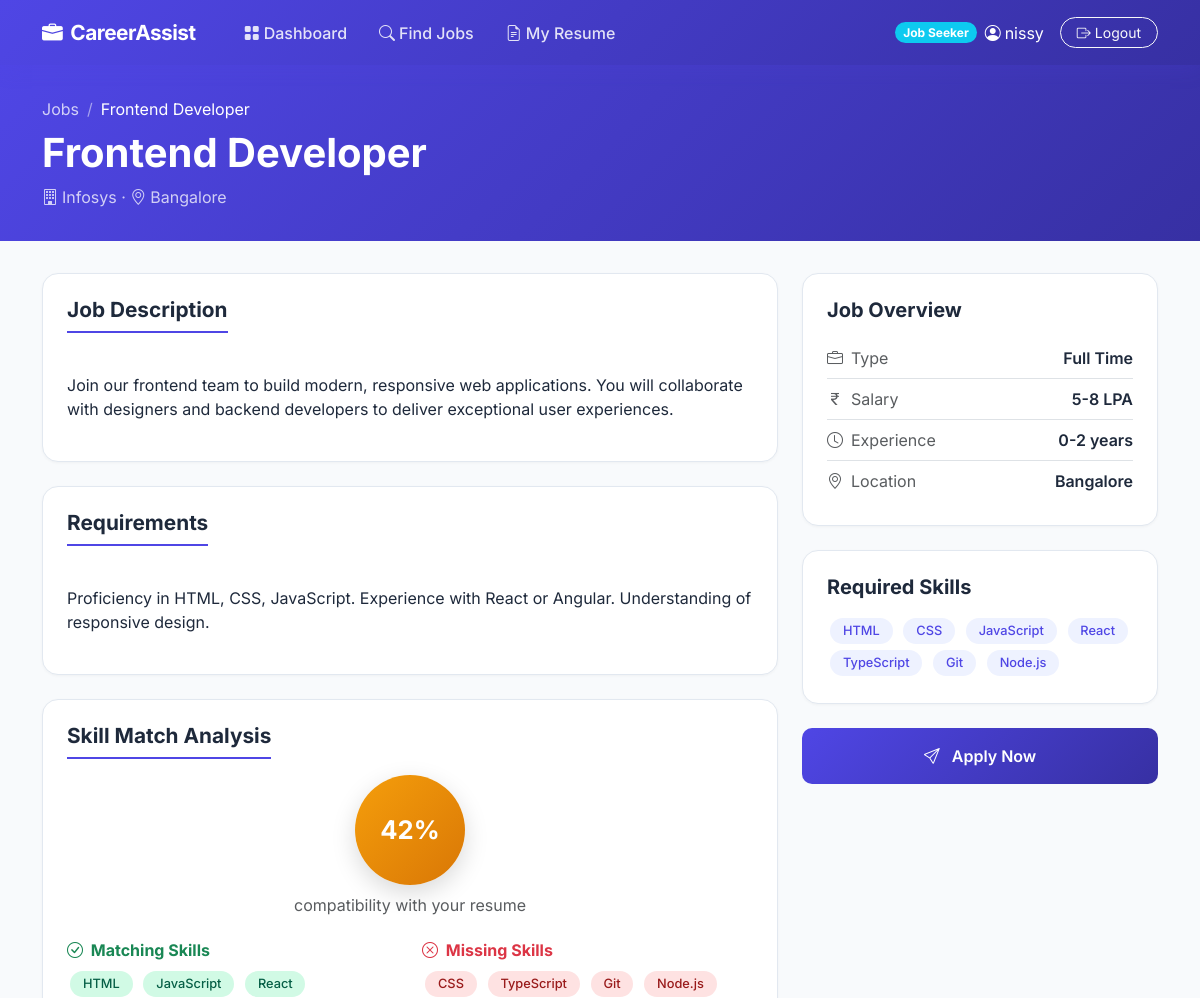
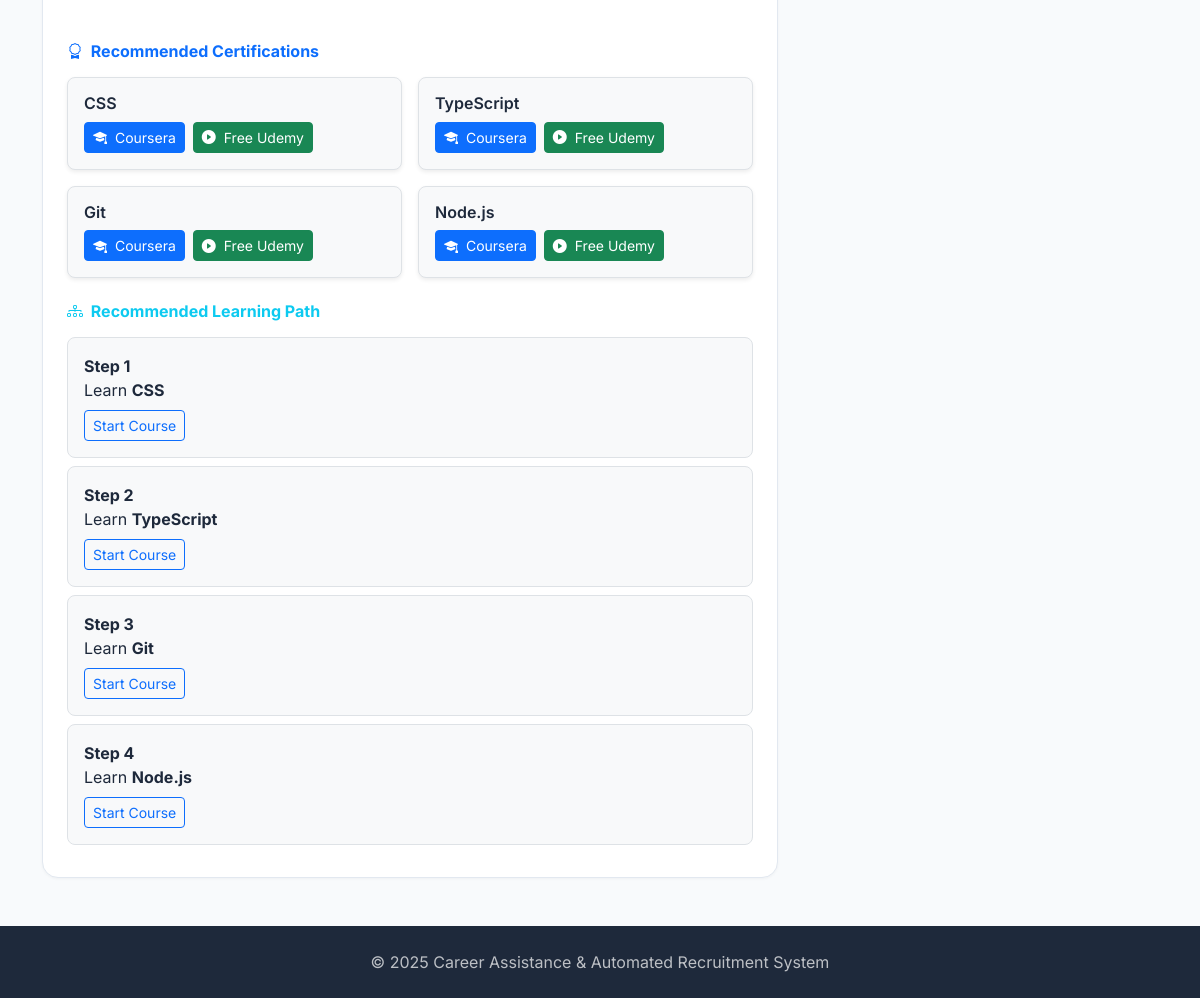
The app's page /jobs/2/ (signed in) with its own data (2 pictures, top to bottom).
### accounts/models.py (models this page shows, shortened)
class Profile(models.Model):
    ROLE_CHOICES = [("jobseeker", "Job Seeker"), ("recruiter", "Recruiter")]
    user = models.OneToOneField(User, on_delete=models.CASCADE, related_name="profile")
    role = models.CharField(max_length=20, choices=ROLE_CHOICES, default="jobseeker")
    phone = models.CharField(max_length=15, blank=True)
    skills = models.TextField(blank=True, help_text="Comma-separated skills")
    experience_years = models.IntegerField(default=0)
    created_at = models.DateTimeField(auto_now_add=True)

### jobs/models.py (models this page shows, shortened)
class Job(models.Model):
    JOB_TYPES = [("full-time", "Full Time"), ("part-time", "Part Time"),
                 ("contract", "Contract"), ("internship", "Internship"), ("remote", "Remote")]
    title = models.CharField(max_length=200)
    company = models.CharField(max_length=200)
    location = models.CharField(max_length=200)
    salary = models.CharField(max_length=100, blank=True)
    job_type = models.CharField(max_length=20, choices=JOB_TYPES, default="full-time")
    experience = models.CharField(max_length=50, blank=True)
    description = models.TextField()
    requirements = models.TextField(blank=True)
    skills = models.TextField(help_text="Comma-separated skills")
    posted_by = models.ForeignKey(User, on_delete=models.SET_NULL, null=True, blank=True)
    created_at = models.DateTimeField(auto_now_add=True)
    is_active = models.BooleanField(default=True)
    def get_skills_list(self):
        if not self.skills:
            return []
        return [s.strip() for s in self.skills.split(",") if s.strip()]

### jobs/views.py (the view)
    def wrapper(request, *args, **kwargs):
        if hasattr(request.user, "profile") and request.user.profile.role == "recruiter":
            messages.error(request, "This feature is for job seekers only.")
            return redirect("recruiter_dashboard")
        return view_func(request, *args, **kwargs)

### jobs/views.py (called while the page is built)
def generate_learning_path(missing_skills):
    sorted_skills = sorted(
        missing_skills,
        key=lambda s: SKILL_LEVELS.get(s.lower(), 2)
    )
    learning_path = []
    for i, skill in enumerate(sorted_skills):
        learning_path.append({
            "step": i + 1,
            "skill": skill,
            "course": f"https://www.coursera.org/search?query={skill}"
        })
    return learning_path

def jobseeker_required(view_func):
    def wrapper(request, *args, **kwargs):
        if hasattr(request.user, "profile") and request.user.profile.role == "recruiter":
            messages.error(request, "This feature is for job seekers only.")
            return redirect("recruiter_dashboard")
        return view_func(request, *args, **kwargs)
    wrapper.__name__ = view_func.__name__
    return login_required(wrapper)

### resumes/models.py (called while the page is built)
    def get_detected_skills(self):
        if not self.detected_skills:
            return []
        return [s.strip() for s in self.detected_skills.split(",") if s.strip()]

### templates/jobs/job_detail.html (shortened to what this page needs)
{% extends "base.html" %}
{% block content %}
<div class="page-header">
<div class="container">
<nav aria-label="breadcrumb">
<ol class="breadcrumb mb-2" style="--bs-breadcrumb-divider-color:rgba(255,255,255,0.5)">
<li class="breadcrumb-item">
<a href="{% url 'job_list' %}" class="text-white text-decoration-none opacity-75">
Jobs
</a>
</li>
<li class="breadcrumb-item active text-white">
{{ job.title }}
</li>
</ol>
</nav>
<h1>{{ job.title }}</h1>
<p class="mb-0 opacity-75">
<i class="bi bi-building me-1"></i>{{ job.company }}
·
<i class="bi bi-geo-alt me-1"></i>{{ job.location }}
</p>
</div>
</div>
<div class="container">
<div class="row g-4">
<div class="col-lg-8">
<div class="card-modern p-4 mb-4">
<h5 class="section-title">Job Description</h5>
<p style="white-space:pre-line">
{{ job.description }}
</p>
</div>
{% if job.requirements %}
<div class="card-modern p-4 mb-4">
<h5 class="section-title">Requirements</h5>
<p style="white-space:pre-line">
{{ job.requirements }}
</p>
</div>
{% endif %}
<div class="card-modern p-4">
<h5 class="section-title">Skill Match Analysis</h5>
<div class="text-center mb-4">
<div class="score-circle mx-auto
{% if match_pct >= 70 %}score-high
{% elif match_pct >= 40 %}score-mid
{% else %}score-low
{% endif %}"
style="width:110px;height:110px;font-size:1.6rem">
{{ match_pct }}%
</div>
<p class="text-muted mt-2">
compatibility with your resume
</p>
</div>
<div class="row">
<div class="col-md-6 mb-3">
<h6 class="fw-bold text-success">
<i class="bi bi-check-circle me-1"></i>
Matching Skills
</h6>
{% for s in matching_skills %}
<span class="badge badge-skill badge-match">{{ s }}</span>
{% empty %}
<span class="text-muted">None</span>
{% endfor %}
</div>
<div class="col-md-6 mb-3">
<h6 class="fw-bold text-danger">
<i class="bi bi-x-circle me-1"></i>
Missing Skills
</h6>
{% for s in missing_skills %}
<span class="badge badge-skill badge-miss">{{ s }}</span>
{% empty %}
<span class="text-muted">None</span>
{% endfor %}
</div>
</div>
{% if certifications %}
<div class="mt-4">
<h6 class="fw-bold text-primary mb-3">
<i class="bi bi-award me-1"></i>
Recommended Certifications
</h6>
<div class="row g-3">
{% for cert in certifications %}
<div class="col-md-6">
<div class="p-3 border rounded-3 shadow-sm bg-light h-100">
<h6 class="fw-semibold mb-2">{{ cert.skill }}</h6>
<div class="d-flex gap-2">
<a href="{{ cert.coursera }}"
target="_blank"
class="btn btn-sm btn-primary">
<i class="bi bi-mortarboard-fill me-1"></i>
Coursera
</a>
<a href="{{ cert.udemy }}"
target="_blank"
class="btn btn-sm btn-success">
<i class="bi bi-play-circle-fill me-1"></i>
Free Udemy
</a>
</div>
</div>
</div>
{% endfor %}
</div>
</div>
{% endif %}
{% if learning_path %}
<div class="mt-4">
<h6 class="fw-bold text-info mb-3">
<i class="bi bi-diagram-3 me-1"></i>
Recommended Learning Path
</h6>
{% for item in learning_path %}
<div class="p-3 border rounded-3 mb-2 bg-light">
<strong>Step {{ item.step }}</strong>
<br>
Learn <b>{{ item.skill }}</b>
<br>
<a href="{{ item.course }}" target="_blank" class="btn btn-sm btn-outline-primary mt-2">
Start Course
</a>
</div>
{% endfor %}
</div>
{% endif %}
</div>
</div>
<div class="col-lg-4">
<div class="card-modern p-4 mb-4">
<h5 class="fw-bold mb-3">
Job Overview
</h5>
<div class="py-2 border-bottom d-flex justify-content-between">
<span class="text-muted">
<i class="bi bi-briefcase me-2"></i>Type
</span>
<span class="fw-semibold">
{{ job.get_job_type_display }}
</span>
</div>
{% if job.salary %}
<div class="py-2 border-bottom d-flex justify-content-between">
<span class="text-muted">
<i class="bi bi-currency-rupee me-2"></i>Salary
</span>
<span class="fw-semibold">
{{ job.salary }}
</span>
</div>
{% endif %}
{% if job.experience %}
<div class="py-2 border-bottom d-flex justify-content-between">
<span class="text-muted">
<i class="bi bi-clock me-2"></i>Experience
</span>
<span class="fw-semibold">
{{ job.experience }}
</span>
</div>
{% endif %}
<div class="py-2 d-flex justify-content-between">
<span class="text-muted">
<i class="bi bi-geo-alt me-2"></i>Location
</span>
<span class="fw-semibold">
{{ job.location }}
</span>
</div>
</div>
<div class="card-modern p-4 mb-4">
<h5 class="fw-bold mb-3">
Required Skills
</h5>
{% for s in job_skills %}
<span class="badge badge-skill badge-info">
{{ s }}
</span>
{% endfor %}
</div>
{% if has_applied %}
<div class="alert alert-success rounded-3">
<i class="bi bi-check-circle me-2"></i>
You have applied for this job
</div>
{% elif has_resume %}
<a href="{% url 'apply_job' job.pk %}"
class="btn btn-primary-custom w-100 py-3">
<i class="bi bi-send me-2"></i>
Apply Now
</a>
{% else %}
<a href="{% url 'upload_resume' %}"
class="btn btn-warning w-100 py-3 fw-semibold rounded-3">
<i class="bi bi-cloud-upload me-2"></i>
Upload Resume First
</a>
{% endif %}
</div>
</div>
</div>
{% endblock %}

### templates/base.html (shortened to what this page needs)
<!DOCTYPE html>
<html lang="en">
<head>
    <link href="https://cdn.jsdelivr.net/npm/bootstrap@5.3.2/dist/css/bootstrap.min.css" rel="stylesheet">
    <link href="https://cdn.jsdelivr.net/npm/bootstrap-icons@1.11.1/font/bootstrap-icons.css" rel="stylesheet">
</head>
<body>
{% if request.user.is_authenticated %}
<nav class="navbar navbar-expand-lg navbar-custom sticky-top">
    <div class="container">
        <a class="navbar-brand" href="{% url 'dashboard' %}">
            <i class="bi bi-briefcase-fill me-2"></i>CareerAssist
        </a>
        <div class="collapse navbar-collapse" id="navMain">
            <ul class="navbar-nav me-auto ms-3">
                {% if request.user.profile.role == 'recruiter' %}
                <li class="nav-item"><a class="nav-link {% if request.resolver_match.url_name == 'recruiter_dashboard' %}active{% endif %}" href="{% url 'recruiter_dashboard' %}"><i class="bi bi-grid-fill me-1"></i>Dashboard</a></li>
                <li class="nav-item"><a class="nav-link {% if request.resolver_match.url_name == 'post_job' %}active{% endif %}" href="{% url 'post_job' %}"><i class="bi bi-plus-circle me-1"></i>Post Job</a></li>
                <li class="nav-item"><a class="nav-link {% if request.resolver_match.url_name == 'my_posted_jobs' %}active{% endif %}" href="{% url 'my_posted_jobs' %}"><i class="bi bi-collection me-1"></i>My Jobs</a></li>
                {% else %}
                <li class="nav-item"><a class="nav-link {% if request.resolver_match.url_name == 'dashboard' %}active{% endif %}" href="{% url 'dashboard' %}"><i class="bi bi-grid-fill me-1"></i>Dashboard</a></li>
                <li class="nav-item"><a class="nav-link {% if request.resolver_match.url_name == 'job_list' %}active{% endif %}" href="{% url 'job_list' %}"><i class="bi bi-search me-1"></i>Find Jobs</a></li>
                <li class="nav-item"><a class="nav-link {% if request.resolver_match.url_name == 'upload_resume' %}active{% endif %}" href="{% url 'upload_resume' %}"><i class="bi bi-file-earmark-text me-1"></i>My Resume</a></li>
                {% endif %}
            </ul>
            <div class="d-flex align-items-center">
                <span class="badge rounded-pill me-2 {% if request.user.profile.role == 'recruiter' %}bg-warning text-dark{% else %}bg-info text-white{% endif %}">
                    {{ request.user.profile.get_role_display }}
                </span>
                <span class="text-white me-3 d-none d-md-inline"><i class="bi bi-person-circle me-1"></i>{{ request.user.get_full_name|default:request.user.username }}</span>
                <a href="{% url 'logout' %}" class="btn btn-sm btn-outline-light rounded-pill px-3"><i class="bi bi-box-arrow-right me-1"></i>Logout</a>
            </div>
        </div>
    </div>
</nav>
{% endif %}
{% block content %}{% endblock %}
<footer class="text-center">
    <div class="container">
        <p class="mb-0">&copy; 2025 Career Assistance & Automated Recruitment System</p>
    </div>
</footer>
</body>
</html>

### templates/base.html (style rules this page uses)
:root { --primary: #4F46E5; --primary-light: #818CF8; --primary-dark: #3730A3; --accent: #06B6D4; --success: #10B981; --warning: #F59E0B; --danger: #EF4444; --bg: #F8FAFC; --surface: #FFFFFF; --text: #1E293B; --text-muted: #64748B; --border: #E2E8F0; }
* { font-family: 'Inter', sans-serif; }
body { background: var(--bg); color: var(--text); }
.navbar-custom { background: linear-gradient(135deg, var(--primary) 0%, var(--primary-dark) 100%); padding: 0.75rem 0; box-shadow: 0 4px 20px rgba(79,70,229,0.15); }
.navbar-custom .navbar-brand { font-weight: 700; font-size: 1.3rem; color: #fff !important; letter-spacing: -0.5px; }
.navbar-custom .nav-link { color: rgba(255,255,255,0.85) !important; font-weight: 500; padding: 0.5rem 1rem !important; border-radius: 8px; transition: all 0.2s; }
.card-modern { background: var(--surface); border-radius: 16px; border: 1px solid var(--border); overflow: hidden; box-shadow: 0 1px 3px rgba(0,0,0,0.04); transition: all 0.3s; }
.btn-primary-custom { background: linear-gradient(135deg, var(--primary), var(--primary-dark)); border: none; color: #fff; border-radius: 10px; padding: 0.6rem 1.5rem; font-weight: 600; transition: all 0.3s; }
.badge-skill { padding: 0.4rem 0.8rem; border-radius: 20px; font-weight: 500; font-size: 0.8rem; margin: 0.2rem; }
.badge-match { background: #D1FAE5; color: #065F46; }
.badge-miss { background: #FEE2E2; color: #991B1B; }
.badge-info { background: #EEF2FF; color: var(--primary); }
.score-circle { width: 140px; height: 140px; border-radius: 50%; display: flex; flex-direction: column; align-items: center; justify-content: center; margin: 0 auto; font-weight: 700; font-size: 2.2rem; color: #fff; box-shadow: 0 8px 24px rgba(0,0,0,0.15); }
.score-mid { background: linear-gradient(135deg, #F59E0B, #D97706); }
.section-title { font-weight: 700; font-size: 1.3rem; margin-bottom: 1rem; padding-bottom: 0.5rem; border-bottom: 2px solid var(--primary); display: inline-block; }
.page-header { background: linear-gradient(135deg, var(--primary) 0%, var(--primary-dark) 100%); color: #fff; padding: 2rem 0; margin-bottom: 2rem; }
.page-header h1 { font-weight: 700; }
footer { background: var(--text); color: rgba(255,255,255,0.7); padding: 1.5rem 0; margin-top: 3rem; }

### records on screen
Job: title "Frontend Developer", company "Infosys", location "Bangalore", description "Join our frontend team to build modern, responsive web applications. You will collaborate with designers and backend developers to deliver exceptional user experiences.", requirements "Proficiency in HTML, CSS, JavaScript. Experience with React or Angular. Understanding of responsive design.", job_type "Full Time", salary "5-8 LPA", experience "0-2 years"

### other values on screen
{{ request.user.profile.get_role_display }} "Job Seeker"
{{ request.user.get_full_name|default:request.user.username }} "nissy"
{{ match_pct }} "42"
{{ s }} "HTML" "JavaScript" "React"
{{ s }} "CSS" "TypeScript" "Git" "Node.js"
{{ cert.skill }} "CSS" "TypeScript" "Git" "Node.js"
{{ item.step }} "1" "2" "3" "4"
{{ item.skill }} "CSS" "TypeScript" "Git" "Node.js"
{{ s }} "HTML" "CSS" "JavaScript" "React" "TypeScript" "Git" "Node.js"
